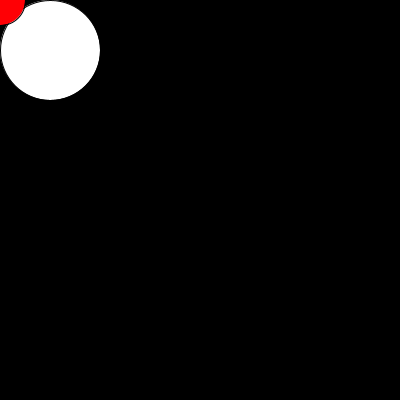
Frame 1 (no input)
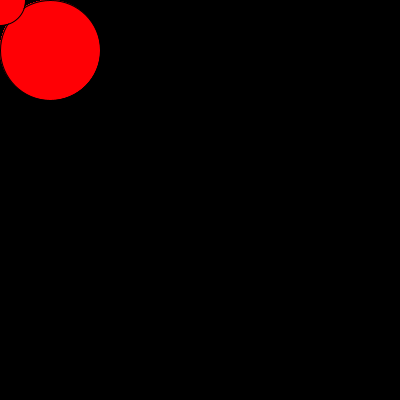
Frame 60 (the mouse pressed at the canvas centre just before this capture)
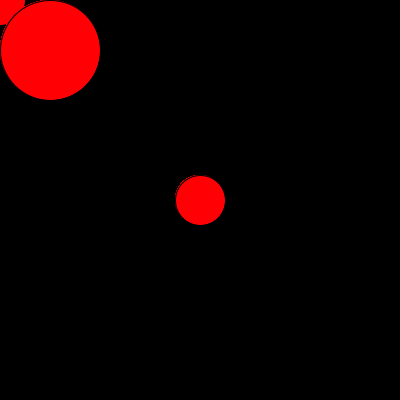
Frame 120 (the mouse held since frame 60 and released just before this capture)

The Processing sketch that drew these frames (run headless with seeded random() and noise(); from frame 60 on, the mouse is pressed at the canvas centre):

// Processing sketch: shapes
// ── shapes.pde
void setup(){

size(400,400); 
background(0);

}  
void draw(){
int circlesize=100; 
ellipse(50,50,circlesize,circlesize); 
fill(255,0,5); 
ellipse(mouseX,mouseY,50,50);


}
